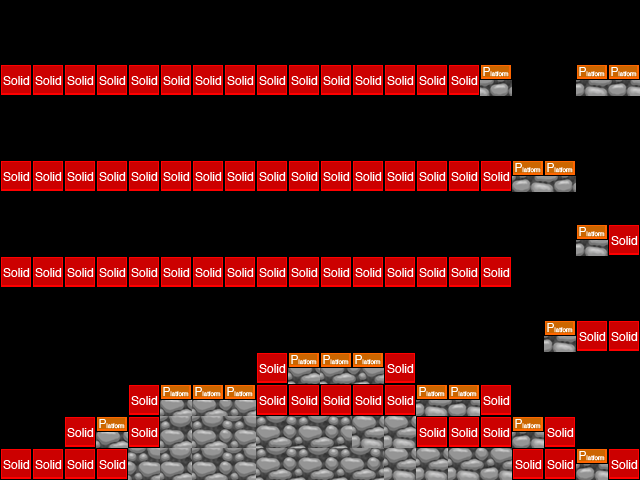

This game map was drawn from its Tiled (.tmx) file and the tilesets committed beside it. A one-line description and the trimmed map source follow:
An orthogonal 20x15 tile map with 32x32 px tiles, 4 tile layers (Parallax_layer1, Background, foreground, collision), 2 tilesets and 14 objects (9x CoinEntity, 2x EnemyEntity, mainPlayer, me.LevelEntity, EnemyEntity2).

<map version="1.0" orientation="orthogonal" width="20" height="15" tilewidth="32" tileheight="32">
 <properties>
  <property name="background_color" value="#C0C0C0" />
 </properties>
 <tileset firstgid="1" name="area01_level_tiles" tilewidth="32" tileheight="32">
  <image source="area01_tileset/area01_level_tiles.png" width="588" height="387" />
 </tileset>
 <tileset firstgid="217" name="metatiles32x32" tilewidth="32" tileheight="32">
  <image source="area01_tileset/metatiles32x32.png" width="160" height="32" />
  <tile id="0">
   <properties>
    <property name="type " value="solid" />
   </properties>
  </tile>
  <tile id="1">
   <properties>
    <property name="type" value="platform" />
   </properties>
  </tile>
 </tileset>
 <layer name="Parallax_layer1" width="20" height="15">
  <properties>
   <property name="imagesrc" value="area01_bkg0" />
  </properties>
  <data>[300 cells, 0 non-empty, 0 distinct tile ids]</data>
 </layer>
 <layer name="Background" width="20" height="15">
  <data>[300 cells, 0 non-empty, 0 distinct tile ids]</data>
 </layer>
 <objectgroup name="Entities" width="20" height="15">
  <object name="CoinEntity" x="256" y="32" width="32" height="32">
   <properties>
    <property name="image" value="spinning_coin_gold" />
    <property name="spritewidth" value="32" />
   </properties>
  </object>
  <object name="CoinEntity" x="320" y="32" width="32" height="32">
   <properties>
    <property name="image" value="spinning_coin_gold" />
    <property name="spritewidth" value="32" />
   </properties>
  </object>
  <object name="CoinEntity" x="384" y="32" width="32" height="32">
   <properties>
    <property name="image" value="spinning_coin_gold" />
    <property name="spritewidth" value="32" />
   </properties>
  </object>
  <object name="CoinEntity" x="448" y="32" width="32" height="32">
   <properties>
    <property name="image" value="spinning_coin_gold" />
    <property name="spritewidth" value="32" />
   </properties>
  </object>
  <object name="CoinEntity" x="512" y="32" width="32" height="32">
   <properties>
    <property name="image" value="spinning_coin_gold" />
    <property name="spritewidth" value="32" />
   </properties>
  </object>
  <object name="CoinEntity" x="160" y="352" width="32" height="32">
   <properties>
    <property name="image" value="spinning_coin_gold" />
    <property name="spritewidth" value="32" />
   </properties>
  </object>
  <object name="CoinEntity" x="96" y="384" width="32" height="32">
   <properties>
    <property name="image" value="spinning_coin_gold" />
    <property name="spritewidth" value="32" />
   </properties>
  </object>
  <object name="CoinEntity" x="224" y="224" width="32" height="32">
   <properties>
    <property name="image" value="spinning_coin_gold" />
    <property name="spritewidth" value="32" />
   </properties>
  </object>
  <object name="CoinEntity" x="576" y="192" width="32" height="32">
   <properties>
    <property name="image" value="spinning_coin_gold" />
    <property name="spritewidth" value="32" />
   </properties>
  </object>
  <object name="mainPlayer" x="0" y="416" width="32" height="32">
   <properties>
    <property name="image" value="gripe_run_right" />
    <property name="spritewidth" value="32" />
   </properties>
  </object>
  <object name="me.LevelEntity" x="0" y="32" width="32" height="32">
   <properties>
    <property name="duration" value="250" />
    <property name="fade" value="#000000" />
    <property name="to" value="area04" />
   </properties>
  </object>
 </objectgroup>
 <objectgroup name="EnemyEntities" width="20" height="15">
  <object name="EnemyEntity" x="32" y="224" width="128" height="32">
   <properties>
    <property name="image" value="wheelie_right" />
    <property name="spritewidth" value="32" />
   </properties>
  </object>
  <object name="EnemyEntity" x="160" y="128" width="320" height="32">
   <properties>
    <property name="image" value="wheelie_right" />
    <property name="spritewidth" value="32" />
   </properties>
  </object>
  <object name="EnemyEntity2" x="576" y="32" width="64" height="32">
   <properties>
    <property name="image" value="murcielago" />
    <property name="spritewidth" value="32" />
   </properties>
  </object>
 </objectgroup>
 <layer name="foreground" width="20" height="15">
  <data>[300 cells, 110 non-empty, 10 distinct tile ids]</data>
 </layer>
 <layer name="collision" width="20" height="15">
  <data>[300 cells, 90 non-empty, 2 distinct tile ids]</data>
 </layer>
</map>
